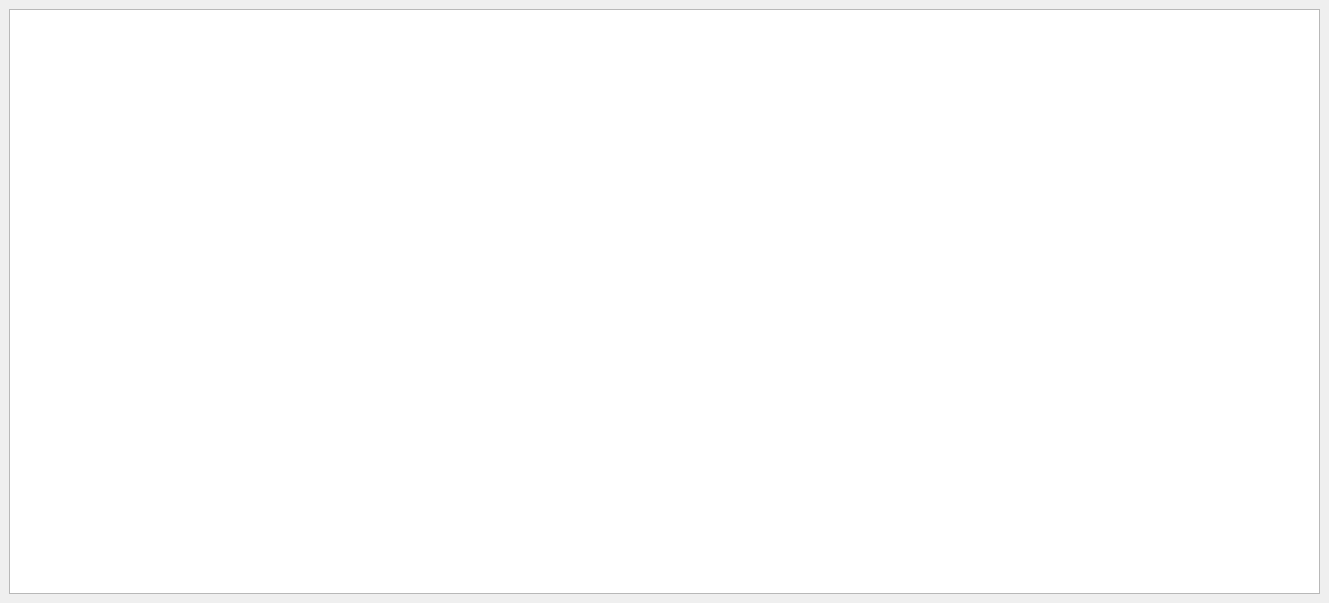
<?xml version="1.0" encoding="UTF-8"?>
<ui version="4.0">
 <class>DockWidget</class>
 <widget class="QDockWidget" name="DockWidget">
  <property name="geometry">
   <rect>
    <x>0</x>
    <y>0</y>
    <width>1329</width>
    <height>603</height>
   </rect>
  </property>
  <property name="windowTitle">
   <string>DockWidget</string>
  </property>
  <widget class="QWidget" name="dockWidgetContents">
   <layout class="QVBoxLayout" name="verticalLayout">
    <item>
     <widget class="QTableWidget" name="tableWidget"/>
    </item>
   </layout>
   <zorder>tableWidget_4</zorder>
   <zorder>tableWidget</zorder>
  </widget>
 </widget>
 <resources/>
 <connections/>
</ui>
